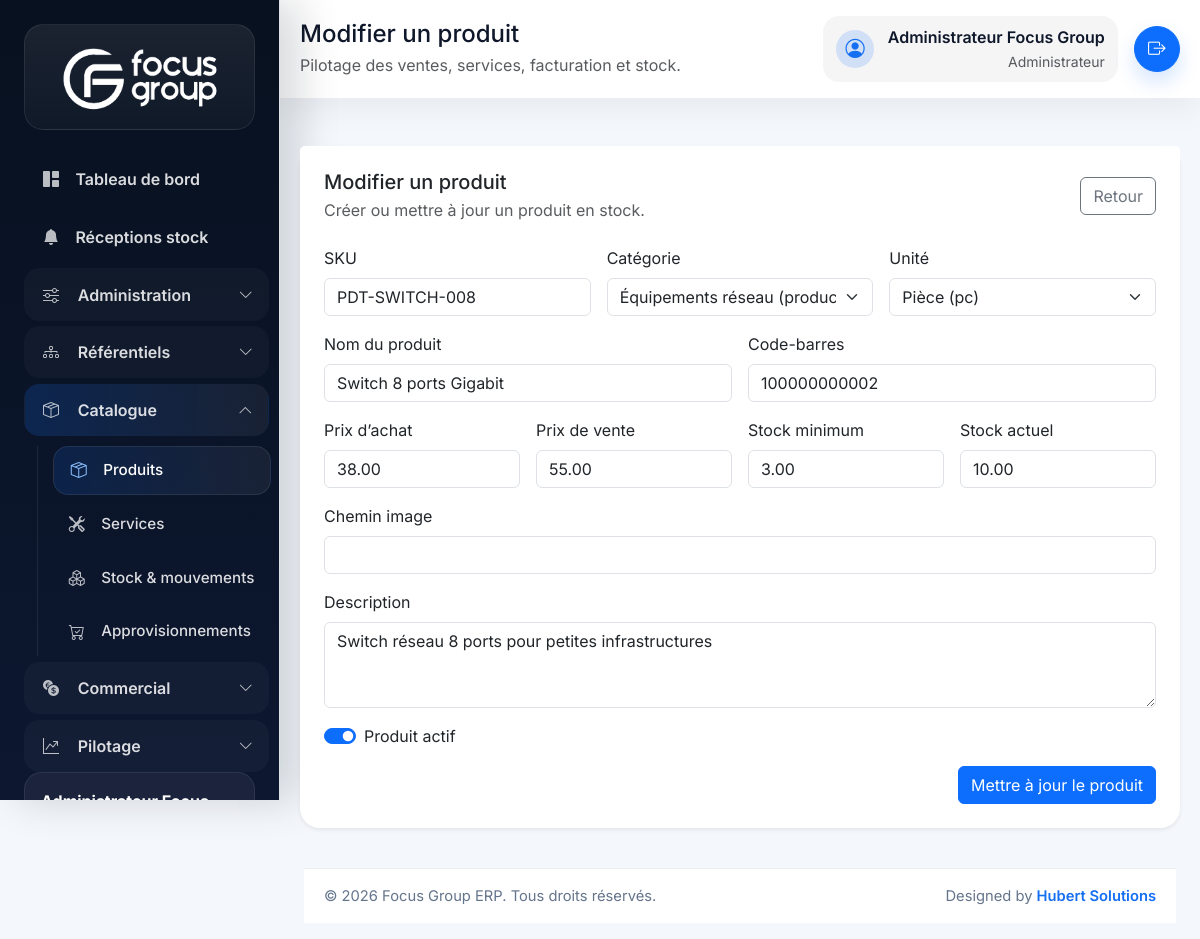
The page /index.php/products/edit?id=2 (signed in) on the database its author committed.
### tables this page shows
CREATE TABLE products (
    id BIGINT UNSIGNED AUTO_INCREMENT PRIMARY KEY,
    category_id BIGINT UNSIGNED NOT NULL,
    unit_id BIGINT UNSIGNED NOT NULL,
    sku VARCHAR(50) NOT NULL UNIQUE,
    name VARCHAR(150) NOT NULL,
    description TEXT NULL,
    barcode VARCHAR(100) NULL,
    cost_price DECIMAL(18,2) NOT NULL DEFAULT 0,
    sale_price DECIMAL(18,2) NOT NULL DEFAULT 0,
    minimum_stock DECIMAL(18,2) NOT NULL DEFAULT 0,
    current_stock DECIMAL(18,2) NOT NULL DEFAULT 0,
    image_path VARCHAR(255) NULL,
    is_active TINYINT(1) NOT NULL DEFAULT 1,
    deleted_at DATETIME NULL,
    created_at DATETIME NOT NULL DEFAULT CURRENT_TIMESTAMP,
    updated_at DATETIME NOT NULL DEFAULT CURRENT_TIMESTAMP ON UPDATE CURRENT_TIMESTAMP,
    CONSTRAINT fk_products_category FOREIGN KEY (category_id) REFERENCES categories(id),
    CONSTRAINT fk_products_unit FOREIGN KEY (unit_id) REFERENCES units(id)
);

CREATE TABLE categories (
    id BIGINT UNSIGNED AUTO_INCREMENT PRIMARY KEY,
    type ENUM('product', 'service', 'mixed') NOT NULL DEFAULT 'product',
    name VARCHAR(120) NOT NULL,
    description VARCHAR(255) NULL,
    deleted_at DATETIME NULL,
    created_at DATETIME NOT NULL DEFAULT CURRENT_TIMESTAMP,
    updated_at DATETIME NOT NULL DEFAULT CURRENT_TIMESTAMP ON UPDATE CURRENT_TIMESTAMP,
    UNIQUE KEY uq_categories_type_name (type, name)
);

CREATE TABLE units (
    id BIGINT UNSIGNED AUTO_INCREMENT PRIMARY KEY,
    name VARCHAR(80) NOT NULL,
    symbol VARCHAR(20) NOT NULL,
    deleted_at DATETIME NULL,
    created_at DATETIME NOT NULL DEFAULT CURRENT_TIMESTAMP,
    updated_at DATETIME NOT NULL DEFAULT CURRENT_TIMESTAMP ON UPDATE CURRENT_TIMESTAMP,
    UNIQUE KEY uq_units_symbol (symbol)
);

### app/Core/Controller.php (called while the page is built, shortened)
<?php
class Controller
{
    public function render(string $view, array $data = [], string $layout = 'app'): void
    {
        extract($data, EXTR_SKIP);
        $viewFile = view_path($view);
        require $viewFile;
    }
}

### app/Controllers/ProductController.php (called while the page is built, shortened)
<?php
final class ProductController extends Controller
{
    public function edit(): void
    {
        $id = (int) ($_GET['id'] ?? 0);
        $product = (new Product())->find($id);
        $this->render('products.form', [
            'pageTitle' => 'Modifier un produit',
            'product' => $product,
            'categories' => (new Category())->optionsByType(['product', 'mixed']),
            'units' => (new Unit())->options(),
            'formAction' => url('/products/update'),
            'submitLabel' => 'Mettre à jour le produit',
        ]);
    }
}

### app/Core/Router.php (called while the page is built, shortened)
<?php
final class Router
{
    private array $routes = [];
    private function addRoute(string $method, string $uri, array $action, array $middleware = []): void
    {
        $this->routes[$method][$this->normalizePath($uri)] = [
            'action' => $action,
            'middleware' => $middleware,
        ];
    }
    public function dispatch(string $method, string $uri): void
    {
        $path = $this->normalizeRequestUri($uri);
        $route = $this->routes[$method][$path] ?? null;
        try {
            [$controllerClass, $controllerMethod] = $route['action'];
            $controller = new $controllerClass();
            $controller->{$controllerMethod}();
        } catch (Throwable $throwable) {
            http_response_code(500);
            $this->renderError(500, 'Erreur interne', $throwable->getMessage());
        }
    }
    private function normalizeRequestUri(string $uri): string
    {
        $path = parse_url($uri, PHP_URL_PATH) ?: '/';
        if ($path === '/index.php') {
            $path = '/';
        } elseif (str_starts_with($path, '/index.php/')) {
            $path = substr($path, strlen('/index.php')) ?: '/';
        }
        return $this->normalizePath($path);
    }
    private function normalizePath(string $path): string
    {
        $path = '/' . trim($path, '/');
        return $path === '//' ? '/' : (rtrim($path, '/') ?: '/');
    }
}

### index.php (called while the page is built, shortened)
<?php
$appConfig = require __DIR__ . '/config/app.php';
if (($appConfig['base_url'] ?? '') === '') {
    $scriptName = str_replace('\\', '/', (string) ($_SERVER['SCRIPT_NAME'] ?? ''));
    $basePath = str_replace('\\', '/', dirname($scriptName));
    $appConfig['base_url'] = $basePath === '/' || $basePath === '.' ? '' : rtrim($basePath, '/');
}
$GLOBALS['config'] = [
    'app' => $appConfig,
    'database' => file_exists(__DIR__ . '/config/database.local.php')
        ? require __DIR__ . '/config/database.local.php'
        : require __DIR__ . '/config/database.php',
];
require __DIR__ . '/app/Helpers/functions.php';
spl_autoload_register(static function (string $class): void {
    $prefix = 'App\\';
    $baseDir = __DIR__ . '/app/';
    $relativeClass = substr($class, strlen($prefix));
    $file = $baseDir . str_replace('\\', '/', $relativeClass) . '.php';
});
$router = new Router();
$router->dispatch($_SERVER['REQUEST_METHOD'] ?? 'GET', $_SERVER['REQUEST_URI'] ?? '/');

### app/Helpers/functions.php (called while the page is built, shortened)
<?php
if (!function_exists('config')) {
    function config(?string $key = null, mixed $default = null): mixed
    {
        $config = $GLOBALS['config'] ?? [];
        $segments = explode('.', $key);
        $value = $config;
        foreach ($segments as $segment) {
            $value = $value[$segment];
        }
        return $value;
    }
}
if (!function_exists('url')) {
    function url(string $path = ''): string
    {
        $baseUrl = rtrim((string) config('app.base_url', ''), '/');
        $path = '/' . ltrim($path, '/');
        $routePrefix = rtrim((string) config('app.route_prefix', ''), '/');
        if (str_starts_with($path, '/public/')) {
            return ($baseUrl === '' ? '' : $baseUrl) . $path;
        }
        $prefix = $routePrefix === '' ? '' : $routePrefix;
        return ($baseUrl === '' ? '' : $baseUrl) . $prefix . $path;
    }
}
if (!function_exists('e')) {
    function e(?string $value): string
    {
        return htmlspecialchars((string) $value, ENT_QUOTES, 'UTF-8');
    }
}
if (!function_exists('old')) {
    function old(string $key, string $default = ''): string
    {
        return (string) Session::get('old_input.' . $key, $default);
    }
}

### app/Core/Database.php (called while the page is built, shortened)
<?php
final class Database
{
    private static ?PDO $connection = null;
    public static function connection(): PDO
    {
        if (self::$connection instanceof PDO) {
            return self::$connection;
        }
        $config = config('database');
        $dsn = sprintf(
            'mysql:host=%s;port=%s;dbname=%s;charset=%s',
            $config['host'],
            $config['port'],
            $config['dbname'],
            $config['charset']
        );
        try {
            self::$connection = new PDO($dsn, $config['username'], $config['password'], $config['options']);
        } catch (PDOException $exception) {
            throw new RuntimeException('Connexion MySQL impossible : ' . $exception->getMessage());
        }
        return self::$connection;
    }
}

### app/Core/Model.php (called while the page is built, shortened)
<?php
abstract class Model
{
    public function __construct()
    {
        $this->db = Database::connection();
    }
}

### app/Models/Product.php (called while the page is built, shortened)
<?php
final class Product extends Model
{
    public function find(int $id): ?array
    {
        $statement = $this->db->prepare('SELECT * FROM products WHERE id = :id AND deleted_at IS NULL LIMIT 1');
        $statement->execute(['id' => $id]);
        $product = $statement->fetch();
        return $product ?: null;
    }
}

### app/Core/Session.php (called while the page is built, shortened)
<?php
final class Session
{
    public static function get(string $key, mixed $default = null): mixed
    {
        $segments = explode('.', $key);
        $value = $_SESSION;
        foreach ($segments as $segment) {
            if (!is_array($value) || !array_key_exists($segment, $value)) {
                return $default;
            }
            $value = $value[$segment];
        }
        return $value;
    }
}

### app/Models/Category.php (called while the page is built, shortened)
<?php
final class Category extends Model
{
    public function optionsByType(array $types): array
    {
        $placeholders = implode(',', array_fill(0, count($types), '?'));
        $statement = $this->db->prepare("SELECT id, type, name FROM categories WHERE deleted_at IS NULL AND type IN ($placeholders) ORDER BY name ASC");
        $statement->execute($types);
        return $statement->fetchAll();
    }
}

### app/Models/Unit.php (called while the page is built, shortened)
<?php
final class Unit extends Model
{
    public function options(): array
    {
        $statement = $this->db->query('SELECT id, name, symbol FROM units WHERE deleted_at IS NULL ORDER BY name ASC');
        return $statement->fetchAll();
    }
}

### app/Views/products/form.php (the view, shortened to what this page needs)
<?php $product = $product ?? []; ?>
<div class="card border-0 shadow-sm">
    <div class="card-header bg-white border-0 pt-4 px-4 d-flex justify-content-between align-items-center">
        <div>
            <h3 class="h5 mb-1"><?= e($pageTitle ?? 'Produit'); ?></h3>
            <p class="text-muted mb-0">Créer ou mettre à jour un produit en stock.</p>
        </div>
        <a href="<?= e(url('/products')); ?>" class="btn btn-outline-secondary">Retour</a>
    </div>
    <div class="card-body px-4 pb-4">
        <form method="post" action="<?= e($formAction); ?>" class="row g-3">
            <div class="col-md-4">
                <label class="form-label" for="sku">SKU</label>
                <input class="form-control" id="sku" name="sku" value="<?= e(old('sku', (string) ($product['sku'] ?? ''))); ?>" placeholder="Auto si vide">
            </div>
            <div class="col-md-4">
                <label class="form-label" for="category_id">Catégorie</label>
                <?php $selectedCategory = (int) old('category_id', (string) ($product['category_id'] ?? '0')); ?>
                <select class="form-select" id="category_id" name="category_id" required>
                    <?php foreach ($categories as $category): ?>
                        <option value="<?= e((string) $category['id']); ?>" <?= $selectedCategory === (int) $category['id'] ? 'selected' : ''; ?>><?= e($category['name'] . ' (' . $category['type'] . ')'); ?></option>
                    <?php endforeach; ?>
                </select>
            </div>
            <div class="col-md-4">
                <label class="form-label" for="unit_id">Unité</label>
                <?php $selectedUnit = (int) old('unit_id', (string) ($product['unit_id'] ?? '0')); ?>
                <select class="form-select" id="unit_id" name="unit_id" required>
                    <?php foreach ($units as $unit): ?>
                        <option value="<?= e((string) $unit['id']); ?>" <?= $selectedUnit === (int) $unit['id'] ? 'selected' : ''; ?>><?= e($unit['name'] . ' (' . $unit['symbol'] . ')'); ?></option>
                    <?php endforeach; ?>
                </select>
            </div>
            <div class="col-md-6">
                <label class="form-label" for="name">Nom du produit</label>
                <input class="form-control" id="name" name="name" value="<?= e(old('name', (string) ($product['name'] ?? ''))); ?>" required>
            </div>
            <div class="col-md-6">
                <label class="form-label" for="barcode">Code-barres</label>
                <input class="form-control" id="barcode" name="barcode" value="<?= e(old('barcode', (string) ($product['barcode'] ?? ''))); ?>">
            </div>
            <div class="col-md-3">
                <label class="form-label" for="cost_price">Prix d’achat</label>
                <input type="number" step="0.01" min="0" class="form-control" id="cost_price" name="cost_price" value="<?= e(old('cost_price', (string) ($product['cost_price'] ?? '0'))); ?>">
            </div>
            <div class="col-md-3">
                <label class="form-label" for="sale_price">Prix de vente</label>
                <input type="number" step="0.01" min="0" class="form-control" id="sale_price" name="sale_price" value="<?= e(old('sale_price', (string) ($product['sale_price'] ?? '0'))); ?>">
            </div>
            <div class="col-md-3">
                <label class="form-label" for="minimum_stock">Stock minimum</label>
                <input type="number" step="0.01" min="0" class="form-control" id="minimum_stock" name="minimum_stock" value="<?= e(old('minimum_stock', (string) ($product['minimum_stock'] ?? '0'))); ?>">
            </div>
            <div class="col-md-3">
                <label class="form-label" for="current_stock">Stock actuel</label>
                <input type="number" step="0.01" min="0" class="form-control" id="current_stock" name="current_stock" value="<?= e(old('current_stock', (string) ($product['current_stock'] ?? '0'))); ?>">
            </div>
            <div class="col-md-12">
                <label class="form-label" for="image_path">Chemin image</label>
                <input class="form-control" id="image_path" name="image_path" value="<?= e(old('image_path', (string) ($product['image_path'] ?? ''))); ?>">
            </div>
            <div class="col-12">
                <label class="form-label" for="description">Description</label>
                <textarea class="form-control" id="description" name="description" rows="3"><?= e(old('description', (string) ($product['description'] ?? ''))); ?></textarea>
            </div>
            <div class="col-12">
                <div class="form-check form-switch">
                    <input class="form-check-input" type="checkbox" id="is_active" name="is_active" <?= (int) old('is_active', (string) ($product['is_active'] ?? '1')) === 1 ? 'checked' : ''; ?>>
                    <label class="form-check-label" for="is_active">Produit actif</label>
                </div>
            </div>
            <div class="col-12 d-flex justify-content-end gap-2 mt-3">
                <button type="submit" class="btn btn-primary"><?= e($submitLabel); ?></button>
            </div>
        </form>
    </div>
</div>

### public/assets/css/app.css (style rules this page uses)
:root { --fg-primary: #156ff3; --fg-primary-dark: #0c56c9; --fg-primary-soft: rgba(21, 111, 243, 0.16); --fg-dark: #0f172a; --fg-muted: #64748b; --fg-soft: #f8fafc; --fg-sidebar: #08111f; --fg-sidebar-soft: #0f1d36; }
body { font-family: 'Inter', sans-serif; background: #f4f7fb; color: var(--fg-dark); }
.card { border-radius: 1.25rem; }

### rows shown on the page
products: sku "PDT-SWITCH-008", category_id "Équipements réseau (product)", unit_id "Pièce (pc)", name "Switch 8 ports Gigabit", barcode "100000000002", cost_price "38.00", sale_price "55.00", minimum_stock "3.00", current_stock "10.00", description "Switch réseau 8 ports pour petites infrastructures", is_active "☑"

### other values the page prints
$pageTitle "Modifier un produit"
app_scope_description() "Pilotage des ventes, services, facturation et stock."
$currentUser['full_name'] "Administrateur Focus Group"
$currentUser['role_name'] "Administrateur"
$submitLabel "Mettre à jour le produit"
config('app.name') "Focus Group ERP"
